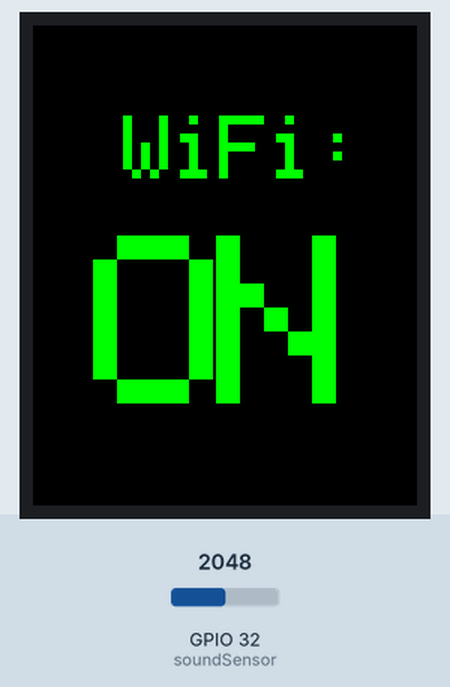
Bench run of a program on a simulated ESP32 board running MicroPython. Shown: 128×160 colour display. The test bench sets the inputs (shaded band); at power-on: GPIO 32 (soundSensor) = 2048 (analog values on the 0–4095 scale). Requests to the public web service named in the program get a made-up reply in its usual format after 0.4 s (London, UTC, broken clouds, 64 % humidity, 1013 hPa unless stated); the clock reads 2024-03-15 10:24:30 at power-on unless the program sets it; library files of the repository ran but are not shown: ST7735.py, sysfont.py; what the program prints to the serial console is not drawn.

Above: at 1.7 s.
At 37.2 s:
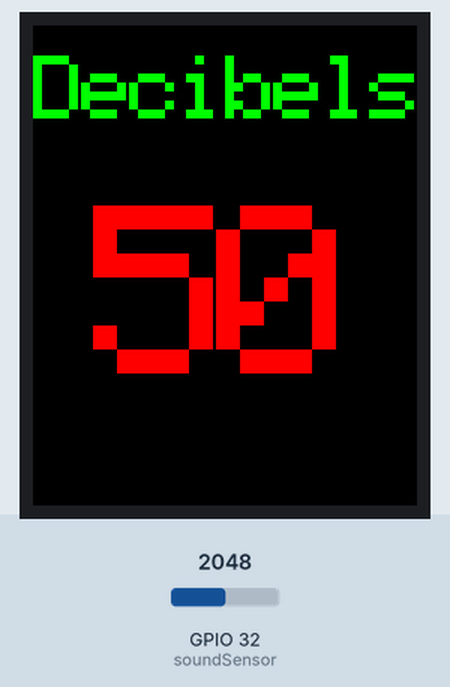

The program:

main.py
```python
import network, time, urequests
from machine import Pin, ADC
import utime

#TFT Screen libraries
from ST7735 import TFT
from sysfont import sysfont
from machine import SPI,Pin
spi = SPI(2, baudrate=20000000, polarity=0, phase=0, sck=Pin(14), mosi=Pin(13), miso=Pin(12)) #TFT PINS (Change numbers if necessary)
tft=TFT(spi,26,27,21) #TFT PINS (Change numbers if necessary)
tft.initr()
tft.rgb(True)

#variables
soundSensor = ADC(Pin(32)) #Pin where sensor device (Microphone) is connected
soundSensor.width(ADC.WIDTH_10BIT) #Allows to detect a better data lecture
soundSensor.atten(ADC.ATTN_11DB) #Gives a maximum input voltage of approximately 3.6v

#cleaning TFT screen
tft.fill(TFT.BLACK)

def main():

    #NetWork connection (WiFi)
    def connectWifi (name, password):
          global myNetwork
          myNetwork = network.WLAN(network.STA_IF)
          if not myNetwork.isconnected():              #If is not connected
              myNetwork.active(True)                   #activates the interface
              myNetwork.connect("name", "password")  #tryes to connect to network
              print('Connecting to network')
              timeout = time.time ()
              while not myNetwork.isconnected():           #If connection timed out
                  if (time.ticks_diff (time.time (), timeout) > 10):
                      return False
          return True


    #Uploading data to Thingspeak (https://thingspeak.com/)
    if connectWifi ("name", "password"):

        print ("Connection successful!")
        print('Network data (IP/netmask/gw/DNS):', myNetwork.ifconfig())
        tft.fill(TFT.BLACK)
        tft.text((30, 30), "WiFi:", TFT.GREEN, sysfont, 3)
        tft.text((20, 70), "ON", TFT.GREEN, sysfont, 8)
        utime.sleep(5)


        url = "https://api.thingspeak.com/update?api_key=**********" #URI created by Thingspeak API channel


        while True:
            #Transforming data to dB
            decibels = int((soundSensor.read() - 0) * (90 - 10) / (1023 - 0) + 10)
            print ("Loudness: {} dB".format(decibels))
            utime.sleep(30)

            #Connecting with API to Thingspeak
            answer = urequests.get(url+"&field1="+str(decibels))
            print(answer.text)
            print (answer.status_code)
            answer.close()

            #Show data on TFT screen
            tft.fill(TFT.BLACK)
            tft.text((0, 10), "Decibels", TFT.GREEN, sysfont, 3)
            tft.text((20, 60), str(decibels), TFT.RED, sysfont, 8) #Sending variable to TFT screen


if __name__ == "__main__":
        main()
```

Measured:
- what the display in image 0 shows lasts 35.5 s, from 1.6 s to 37.1 s
- what the display in image 1 shows lasts 30.4 s, from 37.2 s to 67.6 s
